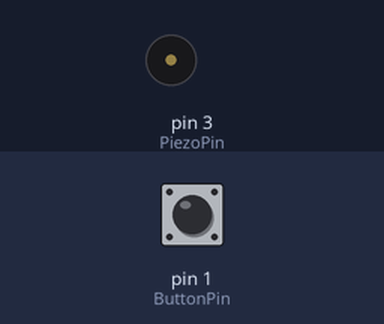
This sketch was run on a simulated Arduino Uno, built with avr-gcc and run on an emulated ATmega328P. Shown: buzzer (waves = sounding). Inputs (shaded band) come from the test bench; at power-on: pin 1 (ButtonPin) HIGH.

Above: at 1.2 s.
1.3 s: pin 1 (ButtonPin) pulled LOW for 0.15 s
At 1.37 s:
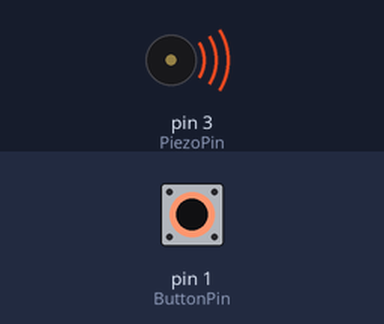
2.9 s: pin 1 (ButtonPin) pulled LOW for 3.2 s
At 6.8 s:
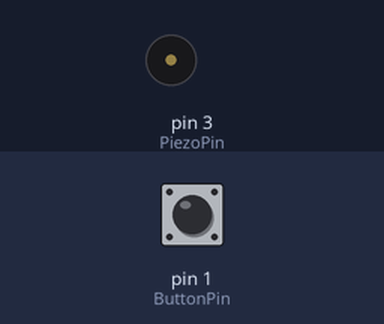
Timing chart, 0 to 8.3 s (numbered marks = the images above; inputs shaded):
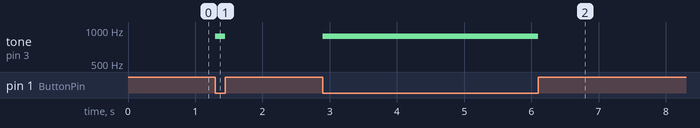

Measured:
- after the input at 1.3 s, tone on pin 3 (PiezoPin): silent → 880 Hz at once, → silent 0.15 s later
- after the input at 2.9 s, tone on pin 3 (PiezoPin): silent → 880 Hz at once, → silent 3.2 s later

The sketch:

Pushbutton_with_Piezo.ino
```cpp
/*
 * Pushbutton_with_Piezo.ino
 *
 * https://www.browndoggadgets.com/
 *
 */


// set variable name for a digital input pin
int ButtonPin = 1;

// set variable name for a digital output pin with Pulse Width Modulation
// pins 3, 5, 6, 9, 10, 11 support PWM
int PiezoPin = 3;

// set a variable named myFrequency to assign a specific frequency that will play
// 880 Hz is an A5 note
int myFrequency = 880;


// the setup runs once at the beginning of the sketch
void setup() {

  // the PiezoPin is set to function as an output
  pinMode(PiezoPin, OUTPUT);

  // the ButtonPin is set to function as an input with a special built-in pull-up resistor
  pinMode(ButtonPin, INPUT_PULLUP);

}


// the loop runs forever after the setup is complete
void loop() {

  // check if the button is pressed
  if (digitalRead(ButtonPin) == LOW) {
    // play the specified frequency on the PiezoPin
    tone(PiezoPin, myFrequency);

  }
  // this happens if the button is not pressed
  else {
    // stop playing a tone on the PiezoPin
    noTone(PiezoPin);

  }

}
```
